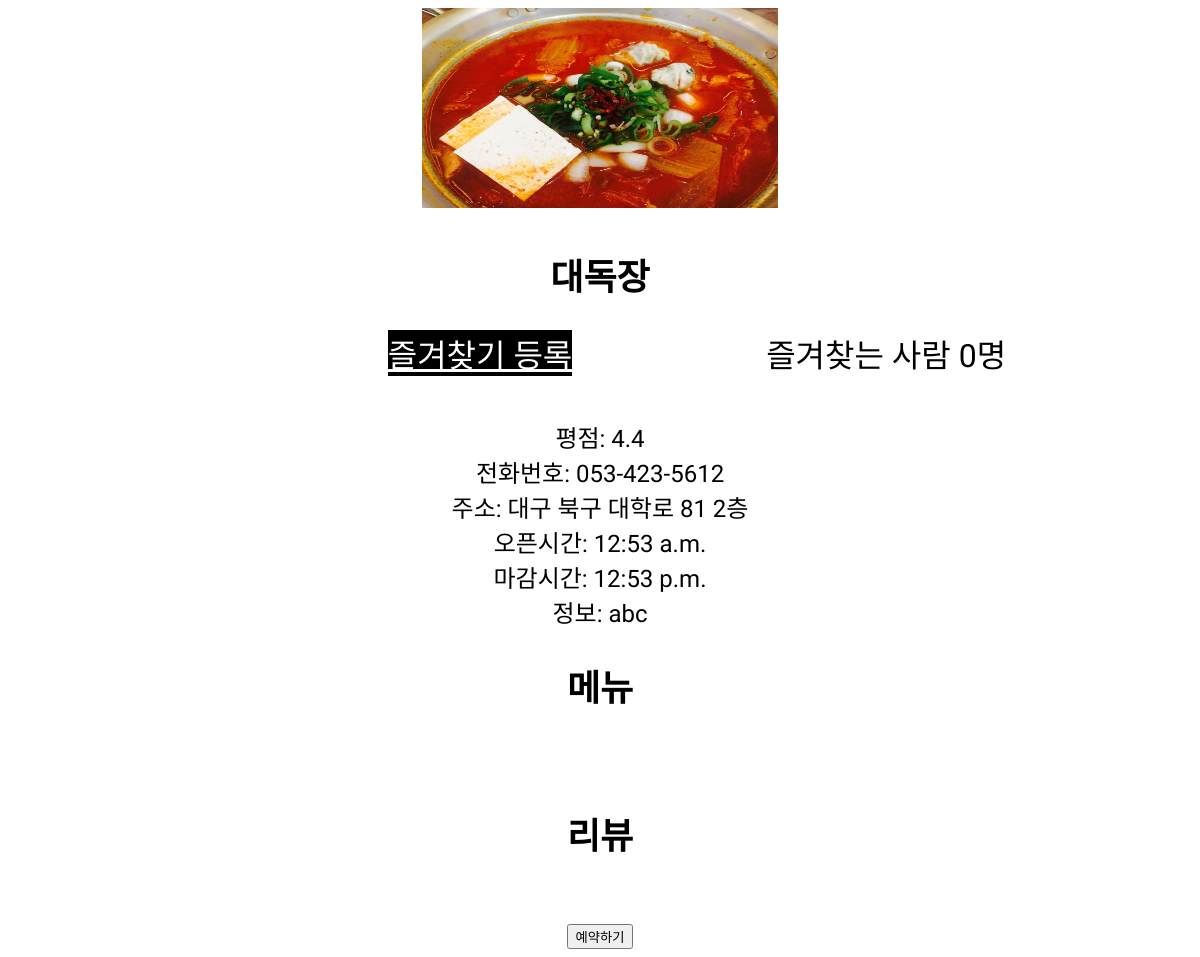
Before: /restaurant/2 (signed in) with the older database file.
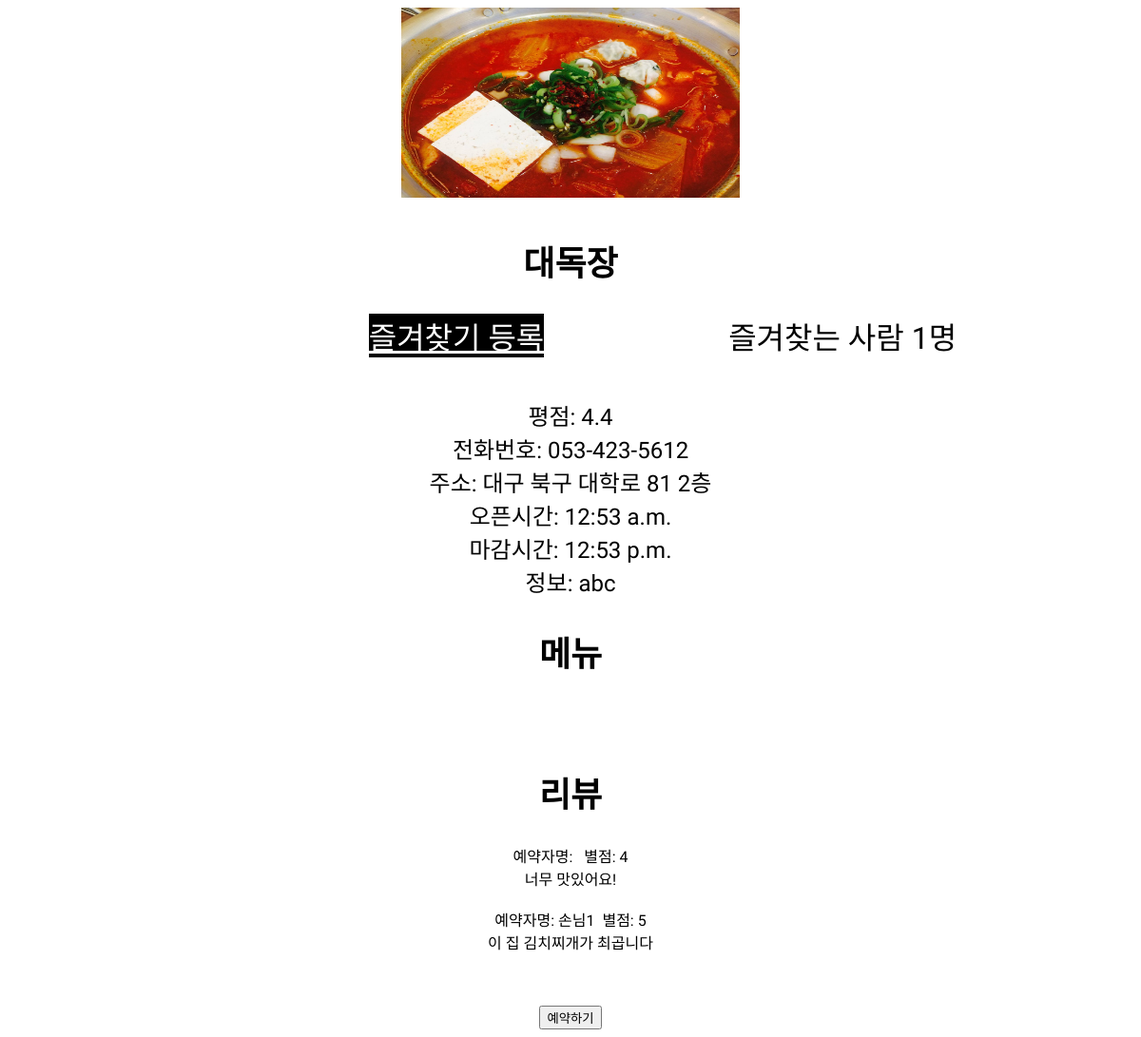
After: the same page with the newer database file.
### app1/models.py (models this page shows, shortened)
class Shop(models.Model):
    name=models.CharField(max_length=225)
    address=models.CharField(max_length=225)
    phone_number=models.CharField(max_length=225)
    open_time=models.TimeField()
    close_time=models.TimeField()
    category=models.CharField(max_length=225)
    description=models.TextField()
    photo=models.ImageField(upload_to='images/')
    owner=models.ForeignKey(User, on_delete=models.CASCADE, null=True)
    likes =models.ManyToManyField(
        User, # User 모델과 Shop 모델을 M : N 관계로 두겠다.
        through='Like', # Like라는 중개 모델을 통해 M : N 관계를 맺는다.
        through_fields=('shop', 'user'), # Like에 shop 속성, user 속성을 추가하겠다.
        related_name='likes' # 1 : N  관계에서 market과 연결된 comment를 가져올 때 comment_set으로 가져왔는데,
        )
    def like_count(self):
        return self.likes.count()

class Review(models.Model):
    time=models.CharField(max_length=225)
    rating=models.IntegerField()
    comment=models.TextField()
    shop=models.ForeignKey(Shop, on_delete=models.CASCADE, null=True)
    user=models.ForeignKey(User, on_delete=models.CASCADE, null=True)

### account/models.py (models this page shows)
class Profile(models.Model):
    user = models.OneToOneField(User, on_delete=models.CASCADE)
    name = models.TextField(max_length=225, blank=True)
    phonenumber = models.CharField(max_length=200, blank=True)
    user_type = models.CharField(max_length=200, blank=True, default="none")
    shop_id = models.IntegerField(default=-1)

### app1/views.py (the view)
# urls.py: path('restaurant/<int:shop_id>',app1.views.restaurant, name="restaurant"),
def restaurant(request, shop_id):
    shop=get_object_or_404(Shop,pk=shop_id)
    menu=Menu.objects.filter(shop=shop)
    user=request.user
    liked=Like.objects.select_related()
    reviews=Review.objects.filter(shop=shop)
    reservations = Reservation.objects.filter(customer=user)
    print("*******************")
    print(reservations)
    if shop.likes.filter(id=user.id):
        message="즐겨찾기 취소"
    else:
        message="즐겨찾기 등록"
    return render(request, 'restaurant.html',{'shop':shop,'menu':menu, 'message':message, 'reviews':reviews, 'reservations': reservations})

### app1/templates/restaurant.html (shortened to what this page needs)
{% load static %}
<!DOCTYPE html>
<html lang="en">
<head>
</head>
<body>
    <div class= 'restaurant_image' style="text-align: center;">
        {% if shop.photo %}
            <img src="{{shop.photo.url}}" alt="" height="200px" width="30%">
        {% endif %}
    <div class='restaurant_info'>
        <p class="card-title"><h2>{{shop.name}}</h2></p>
        <div style="display:flex; font-size: 2rem;" class="good">
            <div>
            <a style="color:white; background-color: black;"href="{% url 'favorite' shop.id %}">
                {{message}}
            </a>
            </div>
            <div class="goodnum">
                즐겨찾는 사람 {{shop.like_count}}명
            </div>
        </div>
        <br>
        <p class="card-text">
        평점: 4.4<br>
        전화번호: {{shop.phone_number}}<br>
        주소: {{shop.address}}<br>
        오픈시간: {{shop.open_time}}<br>
        마감시간: {{shop.close_time}}<br>
        정보: {{shop.description}}<br></p>
    </div>
    <h2>메뉴</h2>
    <br><br>
    <div id = "REVIEW">
        <h2>리뷰</h2>
        <div class='review_1'>
            {% for review in reviews %}
                예약자명: {{review.user.profile.name}}&nbsp
                별점: {{review.rating}}<br>
                {{review.comment}}
                <br><br>
            {% endfor %}
        </div>
    </div>
    <br><br>
    <div class='reservation'>
        <a href="{% url 'reservation' shop.id%}"><input type="button" name="reservation" value="예약하기"></a>
    </div>
</body>
</html>

Changed rows visible on the page:
computed for Shop "대독장": like_count "0" → "1"
added Review: rating "4", comment "너무 맛있어요!"
added Review: user.profile.name "손님1", rating "5", comment "이 집 김치찌개가 최곱니다"
